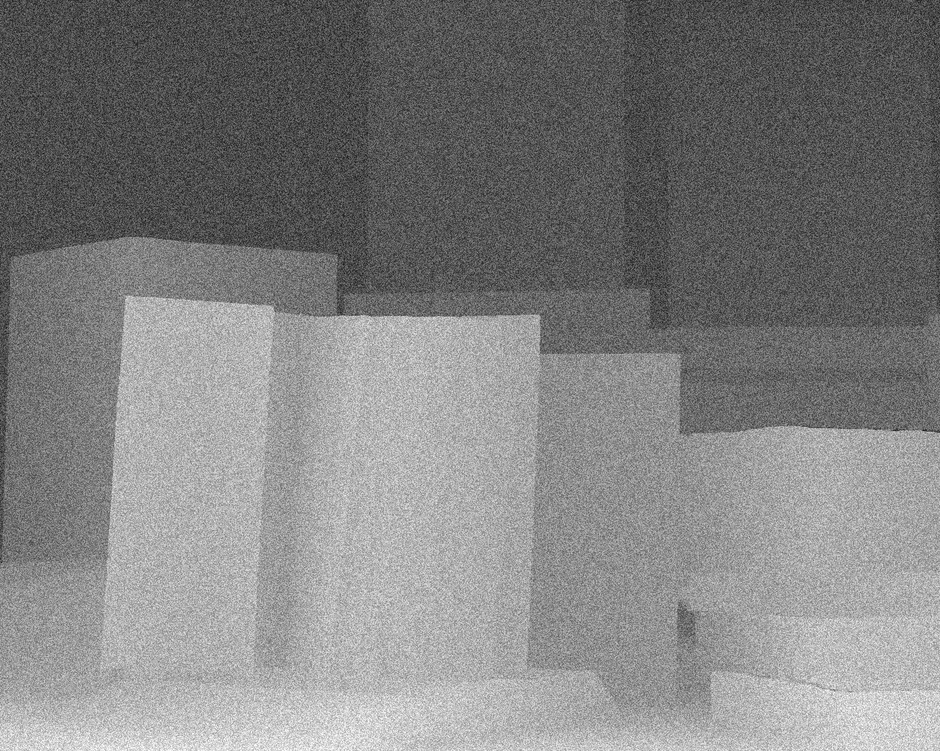
%> input picture depth/noise.png, 940 x 751 px, shrunk from 1390 x 1110 before the run, given in place of denoise.png, which was not available
$ octave demo_depth.m   (GNU Octave 9; MATLAB toolbox functions it lacks are replaced by stand-ins)
%> lines starting %> are read from the running program, lines starting %| are printed output that depends on the picture; pictures that were not available may be replaced by others from this repository, and a replacement may not be noted
### VisualMap.m
function VisualMap(data,Title)


data=double(data(:,:,1));
data=flipud(data);
Handle = pcolor( data );
%figure;
%set('name',title,'Numbertitle','off');
title(Title);
set( Handle , 'EdgeColor' , 'none');
caxis([min(data(:)),max(data(:))]);
colormap jet;

### demo_depth.m
close all;

guidfile='depth/guid.png';

targetfile='depth/noise.png';
outfile='depth/denoise.png';
%%%%%%if you use windows please use the following command.
command=sprintf('./SGF %s %s %s %d %.2f %.2f %d',guidfile, targetfile,outfile, 32,0.04,0.4,1);
%%%%%%for linux
%command=sprintf('./SGF %s %s %s %d %.2f %.2f %d',guidfile, targetfile,outfile, 32,0.05,0.05,1);
dos(command);
img=imread(outfile);
%> img is the input picture: size 751x940 uint8; min 14, max 255, mean 129.1
img=img(:,:,1);
temp=medfilt2(img,[5,5]);
img(3:size(img,1)-2,3:size(img,2)-2)=temp(3:size(img,1)-2,3:size(img,2)-2);
imwrite(img,outfile);

temp=imread(targetfile);
VisualMap(temp,'noisy depth map as input');
%> in VisualMap, `data=flipud(data);`:
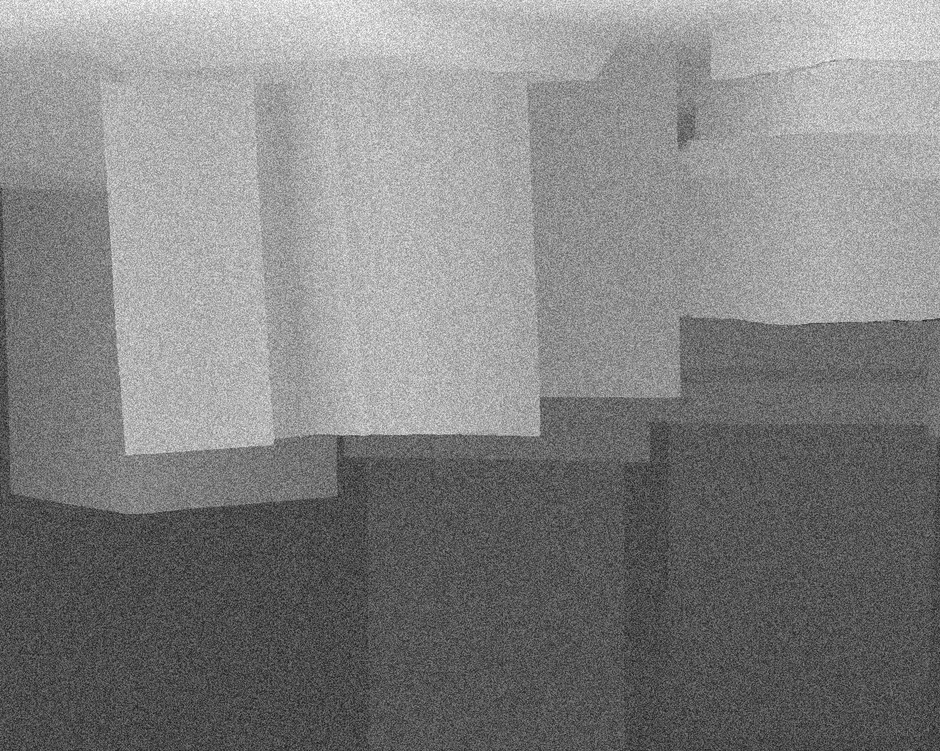
%> data: size 751x940 double; min 14, max 255, mean 129.1; mean of the top-left, top-right, bottom-left and bottom-right quarters 170.5, 159.3, 97.7, 89
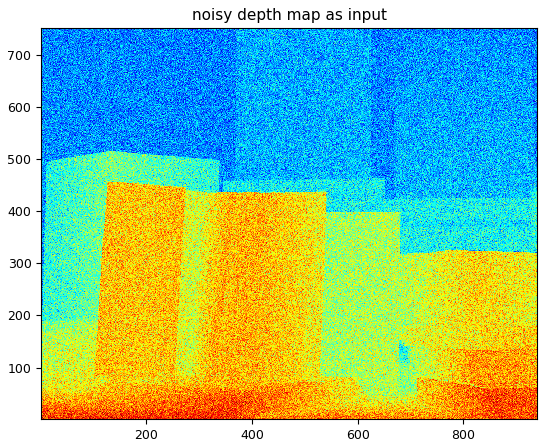
%> figure redrawn from the program's plot data
figure;
VisualMap(img,'denoising result');
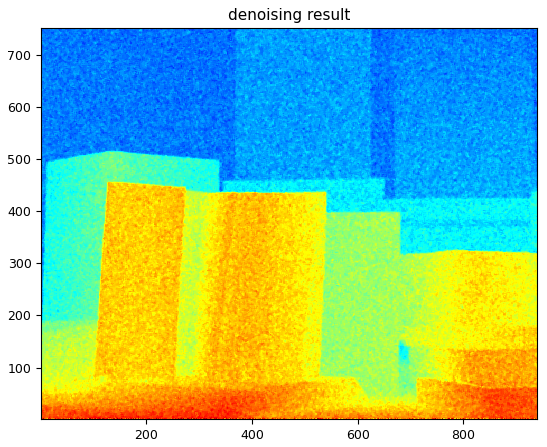
%> figure redrawn from the program's plot data
figure;

targetfile='depth/seedmap.png';
outfile='depth/upsampling.png';
%%%%%%if you use windows please use the following command.
command=sprintf('./SGF %s %s %s %d %.2f %.2f %d',guidfile, targetfile,outfile, 32,0.025,0.25,1);
%%%%%%for linux
%command=sprintf('./SGF %s %s %s %d %.2f %.2f %d',guidfile, targetfile,outfile, 32,0.05,0.05,1);
dos(command);
%> (the run ends here)
